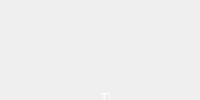
     <widget class="QWidget" name="page_1">
      <layout class="QHBoxLayout" name="horizontalLayout_2">
       <property name="leftMargin">
        <number>90</number>
       </property>
       <property name="topMargin">
        <number>0</number>
       </property>
       <property name="rightMargin">
        <number>90</number>
       </property>
       <property name="bottomMargin">
        <number>0</number>
       </property>
       <item>
        <widget class="QWidget" name="p1_container" native="true">
         <widget class="QPushButton" name="p1_next">
          <property name="geometry">
           <rect>
            <x>360</x>
            <y>200</y>
            <width>80</width>
            <height>23</height>
           </rect>
          </property>
          <property name="styleSheet">
           <string notr="true">QPushButton{
	border-style: solid;
	border-top-color: transparent;
	border-right-color: transparent;
	border-left-color: transparent;
	border-bottom-color: transparent;
	border-width: 1px;
	border-style: solid;
	color: #a9b7c6;
    padding: 4 12 4 12;
	background-color: #000000;
}
QPushButton::default{
        border-style: solid;
        border-top-color: transparent;
        border-right-color: transparent;
        border-left-color: transparent;
        border-bottom-color: qlineargradient(spread:pad, x1:0, y1:1, x2:1, y2:1, stop:0 rgba(71, 118, 230, 255), stop:1 rgba(142, 84, 233, 255));
        border-width: 1px;
        color: #a9b7c6;
        padding: 2px;
        background-color: #000000;
}
QPushButton:hover{
	border-style: solid;
	border-top-color: transparent;
	border-right-color: transparent;
	border-left-color: transparent;
	border-bottom-color: qlineargradient(spread:pad, x1:0, y1:1, x2:1, y2:1, stop:0 rgba(71, 118, 230, 255), stop:1 rgba(142, 84, 233, 255));
	border-bottom-width: 1px;
	border-style: solid;
	color: #a9b7c6;
    padding-bottom: 2px;
	background-color: #000000;
}
QPushButton:pressed{
	border-style: solid;
	border-top-color: transparent;
	border-right-color: transparent;
	border-left-color: transparent;
	border-bottom-color: qlineargradient(spread:pad, x1:0, y1:1, x2:1, y2:1, stop:0 rgba(71, 118, 230, 255), stop:1 rgba(142, 84, 233, 255));
	border-bottom-width: 2px;
	border-style: solid;
	color: white;;
        padding-bottom: 1px;
	background-color: #000000;
}
QPushButton:disabled{
	border-style: solid;
	border-top-color: transparent;
	border-right-color: transparent;
	border-left-color: transparent;
	border-bottom-color: transparent;
	border-bottom-width: 2px;
	border-style: solid;
	color: #808086;
        padding-bottom: 1px;
	background-color: #000000;
}
</string>
          </property>
          <property name="text">
           <string>Next &gt;</string>
          </property>
         </widget>
         <widget class="QLabel" name="p1_title">
          <property name="geometry">
           <rect>
            <x>100</x>
            <y>10</y>
            <width>171</width>
            <height>61</height>
           </rect>
          </property>
          <property name="styleSheet">
           <string notr="true">font-size: 24px;
font-weight: bold;
color: white</string>
          </property>
          <property name="text">
           <string>Welcome!</string>
          </property>
         </widget>
         <widget class="AnimatedJDSPIcon" name="p1_icon" native="true">
          <property name="geometry">
           <rect>
            <x>10</x>
            <y>10</y>
            <width>64</width>
            <height>64</height>
           </rect>
          </property>
          <property name="autoFillBackground">
           <bool>false</bool>
          </property>
         </widget>
         <widget class="QLabel" name="p1_desc">
          <property name="geometry">
           <rect>
            <x>10</x>
            <y>90</y>
            <width>431</width>
            <height>91</height>
           </rect>
          </property>
          <property name="styleSheet">
           <string notr="true">color: white;
font-size: 14px;</string>
          </property>
          <property name="text">
           <string>Thank you for installing this app!
However, before you can begin playing around with JamesDSP for Linux, we'll need to make some adjustments in order to ensure the best possible experience with JDSP.</string>
          </property>
          <property name="alignment">
           <set>Qt::AlignLeading|Qt::AlignLeft|Qt::AlignTop</set>
          </property>
          <property name="wordWrap">
           <bool>true</bool>
          </property>
         </widget>
        </widget>
       </item>
      </layout>
     </widget>
